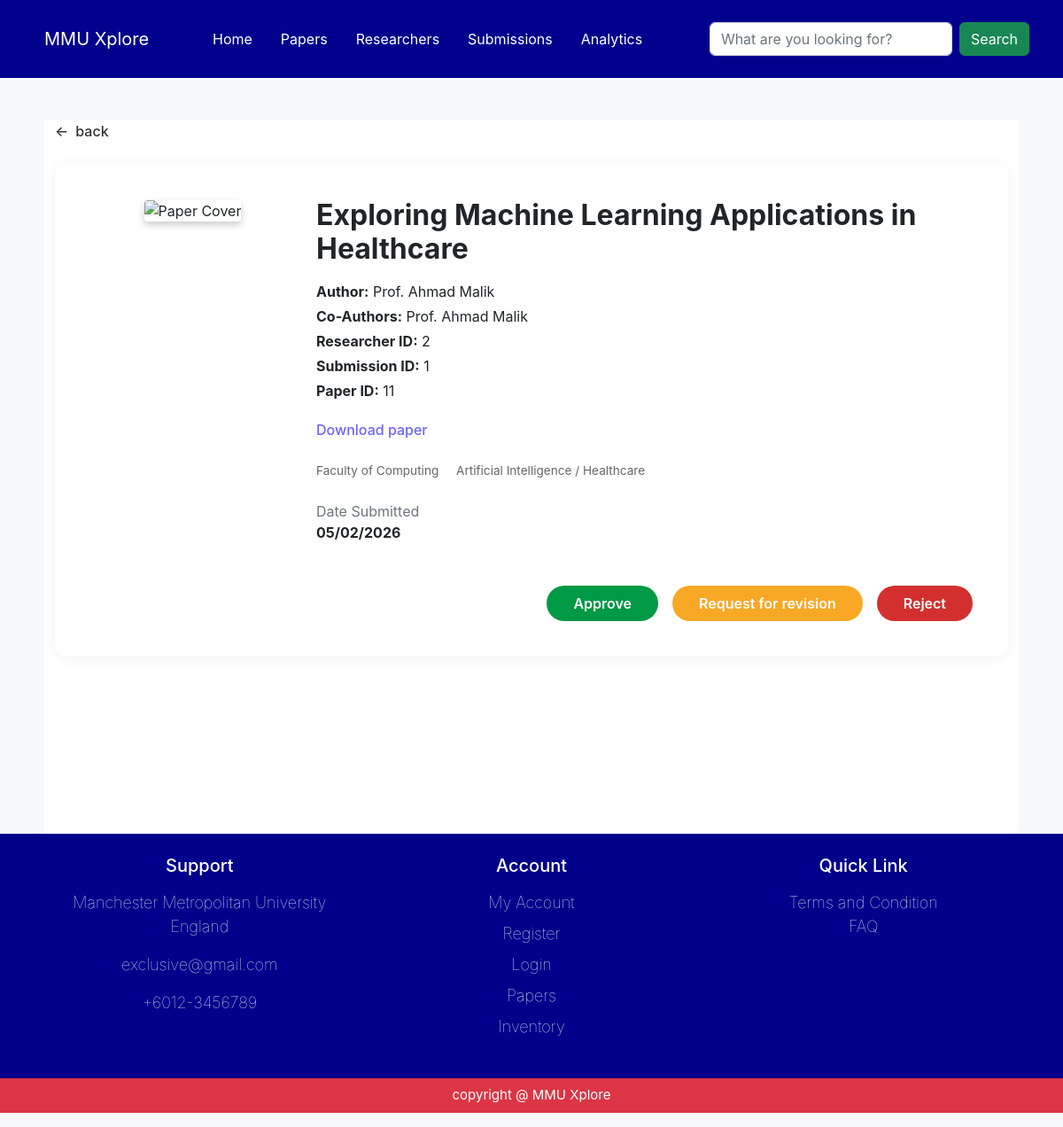
The page /coordinator/submission/1/ on the database its author committed.
### myapp/models.py (models this page shows, shortened)
class ResearchPaper(models.Model):
    PAPER_STATUS_CHOICES = [
        ('pending', 'Pending'),
        ('approved', 'Approved'),
        ('rejected', 'Rejected'),
    ]
    paper_id = models.AutoField(primary_key=True)
    researcher_id = models.ForeignKey(Researcher, on_delete=models.CASCADE , null=True, blank=True)
    prog_coor_id = models.ForeignKey(ProgrammeCoordinator, on_delete=models.SET_NULL, null=True, blank=True)
    paper_title = models.CharField(max_length=250)
    paper_category = models.CharField(max_length=100)
    paper_desc = models.TextField()
    paper_doi = models.CharField(max_length=100, blank=True, verbose_name="DOI")
    paper_pdf = models.FileField(upload_to='research_papers/')
    paper_status = models.CharField(max_length=20, choices=PAPER_STATUS_CHOICES, default='Pending')
    paper_coauthor = models.ManyToManyField(User, related_name='coauthored_papers', blank=True)
    total_bookmarked = models.IntegerField(default=0)
    total_likes = models.IntegerField(default=0)
    student_id = models.ForeignKey(Student, on_delete=models.SET_NULL, null=True, blank=True)
    published_date = models.DateField(null=True, blank=True)
    last_updated = models.DateTimeField(auto_now=True)

class Researcher(models.Model):
     researcher_id = models.AutoField(primary_key=True)
     user_id = models.ForeignKey(User, on_delete=models.CASCADE)
     bio_description = models.TextField(blank=True)
     OCRID = models.CharField(max_length=50, blank=True)
     google_scholar_id = models.CharField(max_length=50, blank=True)
     publications = models.TextField(blank=True)

class User(models.Model):
     user_id = models.AutoField(primary_key=True)
     fullname = models.CharField(max_length=150 , default='unknown' , blank=True)
     university_id = models.CharField(max_length=50, unique=True , default='0000')
     email = models.EmailField(unique=True , default='unknown@example.com')
     password = models.CharField(max_length=250 , default='password')
     role = models.CharField(max_length=50, default='student')
     avatar = models.FileField(upload_to='profile/', blank=True, null=True)
     date_joined = models.DateTimeField(auto_now_add=True )

### myapp/views.py (the view, shortened to what this page needs)
# urls.py: path('coordinator/submission/<int:submission_id>/', views.submission_detail, name='submission_detail'),
def submission_detail(request, submission_id):
    user_id = request.session.get('user_id')
    coordinator = ProgrammeCoordinator.objects.get(user_id__user_id=user_id)
    submission = get_object_or_404(Submissions, submission_id=submission_id)
    paper = submission.paper_id   # get the related ResearchPaper
    context = {
        'coordinator':coordinator,
        'paper': paper,
        'submission_id': submission.submission_id,
        'submission': submission
    }
    return render(request, 'coordinator/submission_detail.html', context)

### myapp/views.py (called while the page is built)
def notification_context(request):
    user_name = request.session.get('user_name', 'Guest')
    user_id = request.session.get('user_id')
    read_ids = request.session.get('read_notifications', [])
    notifications = [] # This will essentially be "unread_notifications" for the navbar
    if user_id:
        all_notifs = Notification.objects.filter(user_id_id=user_id).order_by('-created_at')
        notifications = [n for n in all_notifs if n.notify_id not in read_ids]
    elif user_name != 'Guest':
         user = User.objects.filter(fullname=user_name).first()
         if user:
             all_notifs = Notification.objects.filter(user_id=user).order_by('-created_at')
             notifications = [n for n in all_notifs if n.notify_id not in read_ids]
    return {'notifications': notifications}

### myapp/templates/coordinator/submission_detail.html (shortened to what this page needs)
<!DOCTYPE html>
<html lang="en">
<head>
    <link href="https://cdn.jsdelivr.net/npm/bootstrap@5.2.3/dist/css/bootstrap.min.css" rel="stylesheet">
</head>
<body>
{% include 'components/coordinator_navbar.html' %}
<div class = "page-wrapper">
    <div class="container mt-5">
        <a href="{% url 'coordinator_submissions' %}" class="back-link mb-4">
            <span class="me-2">&larr;</span> back
        </a>
        <div class="paper-card">
            <div class="row">
                <div class="col-md-3 text-center">
                    <img src="https://marketplace.canva.com/EAFaQ8qaArw/1/0/1003w/canva-brown-minimalist-novel-book-cover-twv1M7wzE24.jpg"
                         alt="Paper Cover" class="book-cover">
                </div>
                <div class="col-md-9 position-relative">
                    <h2 class="fw-bold mb-3">{{ paper.paper_title }}</h2>
                    <div class="row mb-3">
                        <div class="col-md-12">
                            <p class="mb-1"><strong>Author:</strong> {{ paper.researcher_id.user_id.fullname }}</p>
                            <p class="mb-1"><strong>Co-Authors:</strong> {{ paper.researcher_id.user_id.fullname }}</p>
                            <p class="mb-1"><strong>Researcher ID:</strong> {{ paper.researcher_id.pk }}</p>
                            <p class="mb-1"><strong>Submission ID:</strong> {{ submission_id }}</p>
                            <p class="mb-1"><strong>Paper ID:</strong> {{ paper.paper_id }}</p>
                        </div>
                    </div>
                    <div class="mb-4">
                        {% if paper.paper_pdf %}
                            <a href="{{ paper.paper_pdf.url }}" download class="action-link">Download paper</a>
                        {% endif %}
                    </div>
                    <div class="tags mb-4">
                        <span class="me-3">Faculty of Computing</span>
                        <span class="me-3" >{{ paper.paper_category }}</span>
                    </div>
                    <div class="mb-5">
                        <span class="text-muted">Date Submitted</span><br>
                        <strong>{{ paper.last_updated|date:"d/m/Y" }}</strong>
                    </div>
                    <div class="d-flex justify-content-end align-items-end gap-3" style="margin-top: 20px;">
                        {% if submission.status == 'pending' or submission.status == 'revision'%}
                            <button type="button" onclick="triggerModal('approve')" class="btn btn-custom btn-approve">Approve</button>
                            <button type="button" onclick="triggerModal('revision')" class="btn btn-custom btn-revision">Request for revision</button>
                            <button type="button" onclick="triggerModal('reject')" class="btn btn-custom btn-reject">Reject</button>
                        {% endif %}
                    </div>
                </div>
            </div>
        </div>
    </div>
</div>
{% include 'components/footer.html' %}
</body>
</html>

### myapp/templates/coordinator/submission_detail.html (style rules this page uses)
body { font-family: 'Inter', sans-serif; background-color: #f8f9fa; }
.page-wrapper { background-color: #ffffff; max-width: 1100px; margin: 0 auto; min-height: 100vh; padding-bottom: 200px; }
.back-link { text-decoration: none; color: #333; font-weight: 500; display: inline-flex; align-items: center; }
.paper-card { background: white; padding: 40px; border-radius: 12px; box-shadow: 0 2px 15px rgba(0,0,0,0.05); }
.book-cover { width: 100%; max-width: 220px; box-shadow: 0 4px 8px rgba(0,0,0,0.2); border-radius: 4px; }
.action-link { color: #6c63ff; text-decoration: none; font-weight: 500; margin-right: 15px; }
.btn-custom { border-radius: 50px; padding: 8px 30px; font-weight: 600; border: none; transition: opacity 0.2s; }
.btn-approve { background-color: #009945; color: white; }
.btn-revision { background-color: #f9a825; color: white; }
.btn-reject { background-color: #d32f2f; color: white; }
.tags { font-size: 0.85rem; color: #666; margin-top: 10px; }

### rows shown on the page
ResearchPaper: paper_title "Exploring Machine Learning Applications in Healthcare", researcher_id.user_id.fullname "Prof. Ahmad Malik", researcher_id.pk "2", paper_id "11", paper_category "Artificial Intelligence / Healthcare", last_updated "05/02/2026"

### other values the page prints
{{ submission_id }} "1"
